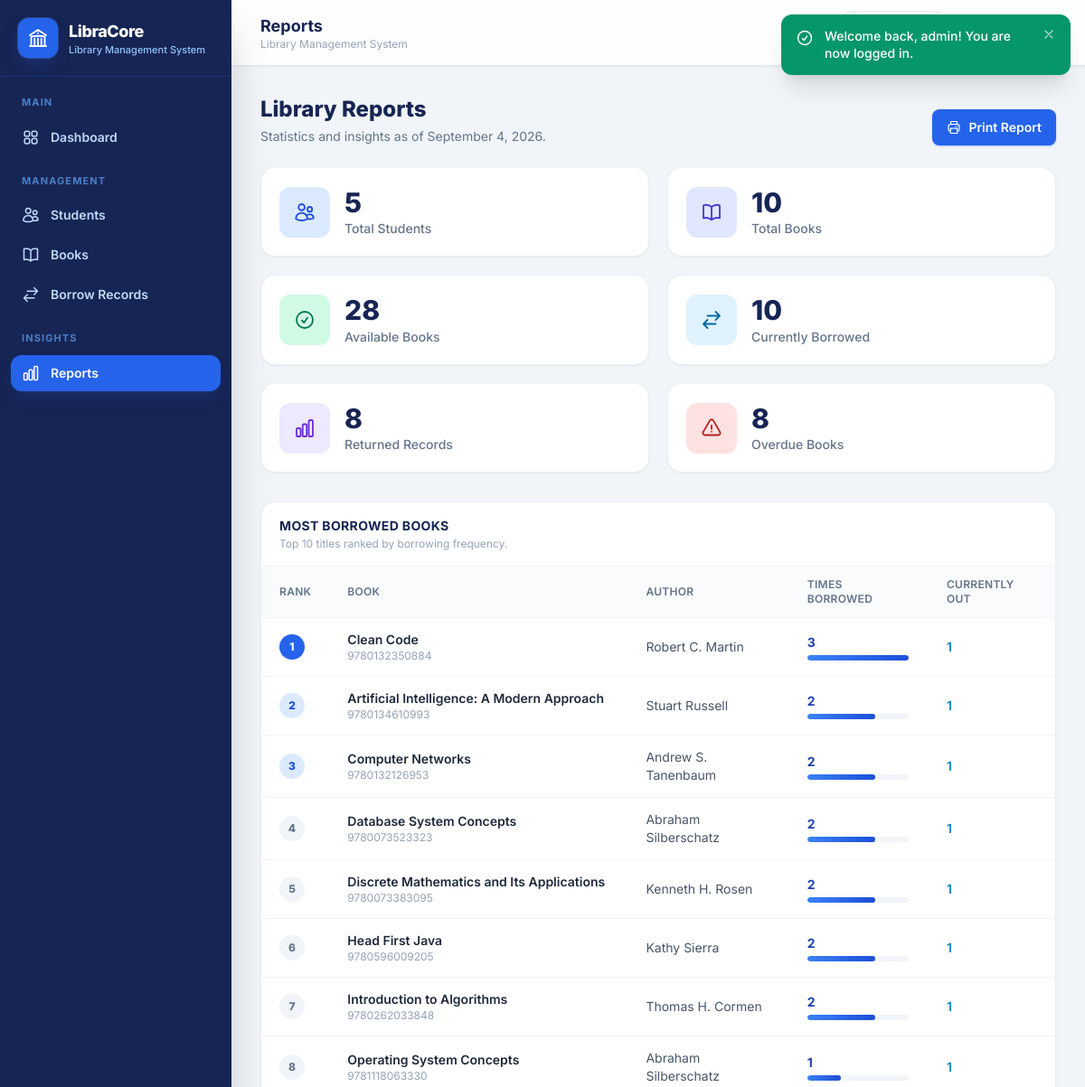
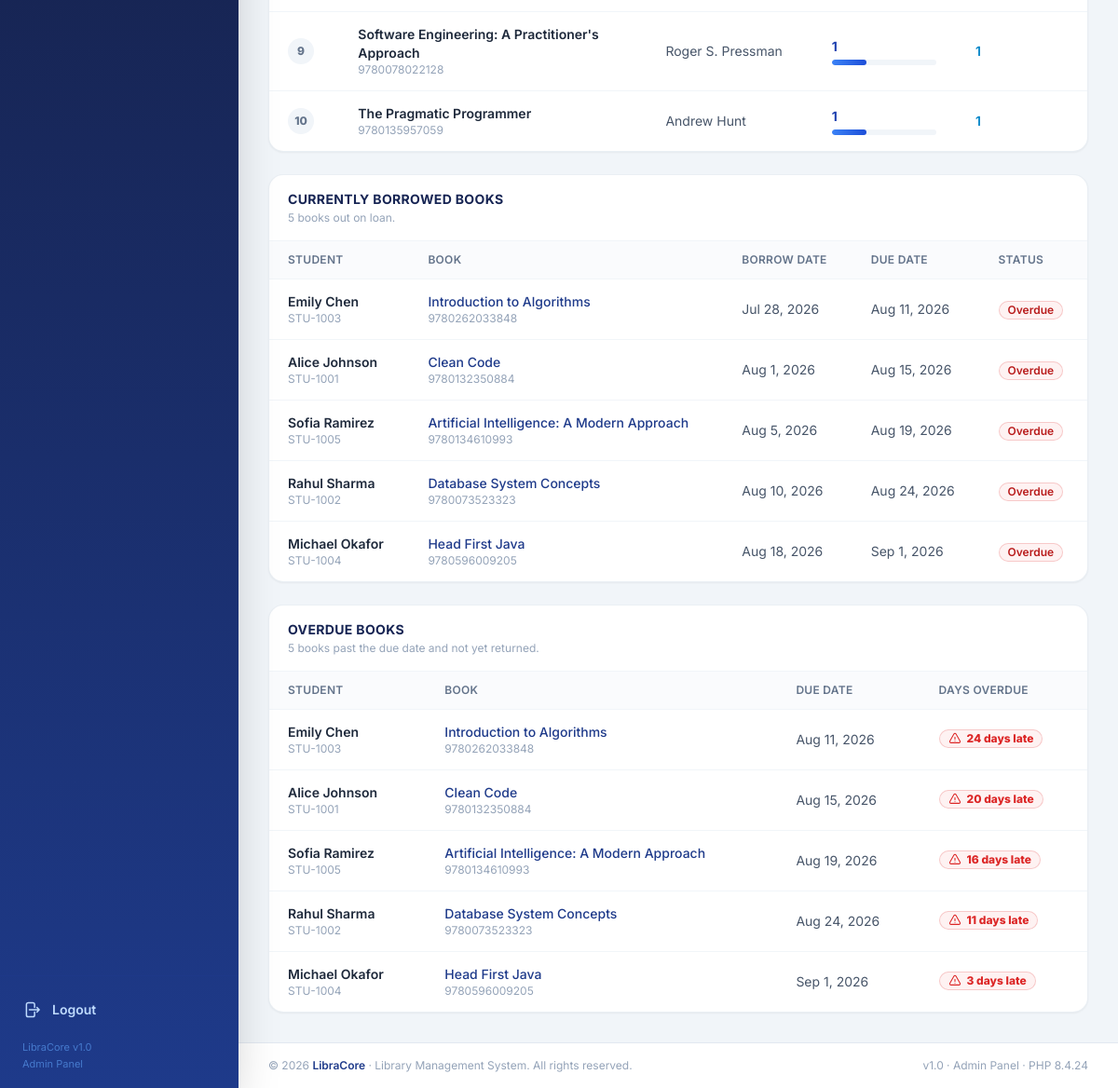
The page /reports/index.php (signed in) on the database its author committed (2 pictures, top to bottom).
### tables this page shows
CREATE TABLE `books` (
  `id`                 INT UNSIGNED     NOT NULL AUTO_INCREMENT,
  `isbn`               VARCHAR(20)      NOT NULL,
  `title`              VARCHAR(200)     NOT NULL,
  `author`             VARCHAR(150)     NOT NULL,
  `category`           VARCHAR(80)      NOT NULL,
  `publisher`          VARCHAR(120)              DEFAULT NULL,
  `publication_year`   SMALLINT UNSIGNED         DEFAULT NULL,
  `quantity`           INT UNSIGNED     NOT NULL DEFAULT 1,
  `available_quantity` INT UNSIGNED     NOT NULL DEFAULT 1,
  `shelf_location`     VARCHAR(30)      NOT NULL,
  `created_at`         TIMESTAMP        NOT NULL DEFAULT CURRENT_TIMESTAMP,
  `updated_at`         TIMESTAMP        NOT NULL DEFAULT CURRENT_TIMESTAMP ON UPDATE CURRENT_TIMESTAMP,
  PRIMARY KEY (`id`),
  UNIQUE KEY `uq_books_isbn` (`isbn`),
  KEY `idx_books_title` (`title`),
  KEY `idx_books_category` (`category`),
  CONSTRAINT `chk_books_available_range` CHECK (`available_quantity` <= `quantity`)
);

CREATE TABLE `borrow_records` (
  `id`          INT UNSIGNED                    NOT NULL AUTO_INCREMENT,
  `student_id`  INT UNSIGNED                    NOT NULL,
  `book_id`     INT UNSIGNED                    NOT NULL,
  `borrow_date` DATE                            NOT NULL,
  `due_date`    DATE                            NOT NULL,
  `return_date` DATE                                     DEFAULT NULL,
  `status`      ENUM('Borrowed','Returned')     NOT NULL DEFAULT 'Borrowed',
  `remarks`     VARCHAR(255)                             DEFAULT NULL,
  `created_at`  TIMESTAMP                       NOT NULL DEFAULT CURRENT_TIMESTAMP,
  PRIMARY KEY (`id`),
  KEY `idx_br_student` (`student_id`),
  KEY `idx_br_book` (`book_id`),
  KEY `idx_br_status` (`status`),
  KEY `idx_br_due_date` (`due_date`),
  KEY `idx_br_return_date` (`return_date`),
  CONSTRAINT `fk_br_student` FOREIGN KEY (`student_id`) REFERENCES `students` (`id`)
      ON DELETE CASCADE ON UPDATE CASCADE,
  CONSTRAINT `fk_br_book` FOREIGN KEY (`book_id`) REFERENCES `books` (`id`)
      ON DELETE CASCADE ON UPDATE CASCADE
);

CREATE TABLE `students` (
  `id`         INT UNSIGNED     NOT NULL AUTO_INCREMENT,
  `student_id` VARCHAR(30)      NOT NULL,
  `name`       VARCHAR(100)     NOT NULL,
  `email`      VARCHAR(120)     NOT NULL,
  `phone`      VARCHAR(25)      NOT NULL,
  `address`    VARCHAR(255)     NOT NULL,
  `department` VARCHAR(100)     NOT NULL,
  `year`       TINYINT UNSIGNED NOT NULL DEFAULT 1,
  `created_at` TIMESTAMP        NOT NULL DEFAULT CURRENT_TIMESTAMP,
  `updated_at` TIMESTAMP        NOT NULL DEFAULT CURRENT_TIMESTAMP ON UPDATE CURRENT_TIMESTAMP,
  PRIMARY KEY (`id`),
  UNIQUE KEY `uq_students_student_id` (`student_id`),
  KEY `idx_students_name` (`name`),
  KEY `idx_students_department` (`department`)
);

### reports/index.php (the view, shortened to what the rows shown need)
<?php
require_once __DIR__ . '/../includes/auth_check.php';
$mostBorrowed = $pdo->query("
    SELECT b.id, b.isbn, b.title, b.author, COUNT(br.id) AS times_borrowed,
           SUM(br.return_date IS NULL) AS currently_out
    FROM books b
    JOIN borrow_records br ON br.book_id = b.id
    GROUP BY b.id, b.isbn, b.title, b.author
    ORDER BY times_borrowed DESC, b.title ASC
    LIMIT 10
")->fetchAll();
$currentBorrows = $pdo->query("
    SELECT br.borrow_date, br.due_date,
           s.student_id, s.name AS student_name,
           b.title AS book_title, b.isbn,
           CASE WHEN br.due_date < CURDATE() THEN 'Overdue' ELSE 'Borrowed' END AS calc_status
    FROM borrow_records br
    JOIN students s ON s.id = br.student_id
    JOIN books b ON b.id = br.book_id
    WHERE br.return_date IS NULL
    ORDER BY br.due_date ASC
")->fetchAll();
$overdueBooks = $pdo->query("
    SELECT br.due_date,
           s.student_id, s.name AS student_name,
           b.title AS book_title, b.isbn,
           DATEDIFF(CURDATE(), br.due_date) AS days_overdue
    FROM borrow_records br
    JOIN students s ON s.id = br.student_id
    JOIN books b ON b.id = br.book_id
    WHERE br.return_date IS NULL AND br.due_date < CURDATE()
    ORDER BY days_overdue DESC
")->fetchAll();
$maxBorrowedCount = 0;
foreach ($mostBorrowed as $row) {
    $maxBorrowedCount = max($maxBorrowedCount, (int)$row['times_borrowed']);
}
include __DIR__ . '/../includes/header.php';
?>
<div class="mb-6 flex flex-col gap-4 sm:flex-row sm:items-end sm:justify-between">
    <div>
        <h2 class="text-xl font-extrabold text-blue-950 sm:text-2xl">Library Reports</h2>
    </div>
</div>
<div class="mt-8 space-y-6">
    <section class="overflow-hidden rounded-2xl border border-slate-200/70 bg-white shadow-sm">
        <div class="overflow-x-auto">
            <table class="w-full min-w-[760px] text-left text-sm">
                <thead>
                    <tr class="border-b border-slate-100 bg-slate-50/70 text-xs uppercase tracking-wide text-slate-500">
                        <th class="px-5 py-3 font-semibold">Rank</th>
                        <th class="px-5 py-3 font-semibold">Book</th>
                        <th class="px-5 py-3 font-semibold">Author</th>
                        <th class="px-5 py-3 font-semibold">Times Borrowed</th>
                        <th class="px-5 py-3 font-semibold">Currently Out</th>
                    </tr>
                </thead>
                <tbody class="divide-y divide-slate-100">
                    <?php if (!$mostBorrowed): ?>
                        <tr><td colspan="5" class="px-5 py-12 text-center text-sm text-slate-400">No borrow data available yet.</td></tr>
                    <?php else: ?>
                        <?php foreach ($mostBorrowed as $i => $b): ?>
                            <tr class="transition hover:bg-blue-50/40">
                                <td class="px-5 py-3.5">
                                    <span class="inline-flex h-7 w-7 items-center justify-center rounded-full text-xs font-extrabold <?= $i === 0 ? 'bg-blue-600 text-white' : ($i < 3 ? 'bg-blue-100 text-blue-700' : 'bg-slate-100 text-slate-500') ?>">
                                        <?= $i + 1 ?>
                                    </span>
                                </td>
                                <td class="px-5 py-3.5">
                                    <p class="font-semibold text-slate-800"><?= e($b['title']) ?></p>
                                    <p class="text-xs text-slate-400"><?= e($b['isbn']) ?></p>
                                </td>
                                <td class="px-5 py-3.5 text-slate-600"><?= e($b['author']) ?></td>
                                <td class="px-5 py-3.5">
                                    <p class="font-bold text-blue-800"><?= (int)$b['times_borrowed'] ?></p>
                                    <div class="mt-1 h-1.5 w-28 overflow-hidden rounded-full bg-slate-100">
                                        <div class="h-full rounded-full bg-gradient-to-r from-blue-500 to-blue-700"
                                             style="width: <?= $maxBorrowedCount > 0 ? round(((int)$b['times_borrowed'] / $maxBorrowedCount) * 100) : 0 ?>%"></div>
                                    </div>
                                </td>
                                <td class="px-5 py-3.5">
                                    <?= (int)$b['currently_out'] > 0
                                        ? '<span class="font-semibold text-sky-600">' . (int)$b['currently_out'] . '</span>'
                                        : '<span class="text-slate-400">0</span>' ?>
                                </td>
                            </tr>
                        <?php endforeach; ?>
                    <?php endif; ?>
                </tbody>
            </table>
        </div>
    </section>
    <section class="overflow-hidden rounded-2xl border border-slate-200/70 bg-white shadow-sm">
        <div class="overflow-x-auto">
            <table class="w-full min-w-[760px] text-left text-sm">
                <thead>
                    <tr class="border-b border-slate-100 bg-slate-50/70 text-xs uppercase tracking-wide text-slate-500">
                        <th class="px-5 py-3 font-semibold">Student</th>
                        <th class="px-5 py-3 font-semibold">Book</th>
                        <th class="px-5 py-3 font-semibold">Borrow Date</th>
                        <th class="px-5 py-3 font-semibold">Due Date</th>
                        <th class="px-5 py-3 font-semibold">Status</th>
                    </tr>
                </thead>
                <tbody class="divide-y divide-slate-100">
                    <?php if (!$currentBorrows): ?>
                        <tr><td colspan="5" class="px-5 py-12 text-center text-sm text-slate-400">No books are currently borrowed.</td></tr>
                    <?php else: ?>
                        <?php foreach ($currentBorrows as $r): ?>
                            <tr class="transition hover:bg-blue-50/40">
                                <td class="px-5 py-3.5">
                                    <p class="font-semibold text-slate-800"><?= e($r['student_name']) ?></p>
                                    <p class="text-xs text-slate-400"><?= e($r['student_id']) ?></p>
                                </td>
                                <td class="px-5 py-3.5">
                                    <p class="font-medium text-blue-900"><?= e($r['book_title']) ?></p>
                                    <p class="text-xs text-slate-400"><?= e($r['isbn']) ?></p>
                                </td>
                                <td class="whitespace-nowrap px-5 py-3.5 text-slate-600"><?= e(date('M j, Y', strtotime($r['borrow_date']))) ?></td>
                                <td class="whitespace-nowrap px-5 py-3.5 text-slate-600"><?= e(date('M j, Y', strtotime($r['due_date']))) ?></td>
                                <td class="px-5 py-3.5"><?= status_badge_html($r['calc_status']) ?></td>
                            </tr>
                        <?php endforeach; ?>
                    <?php endif; ?>
                </tbody>
            </table>
        </div>
    </section>
    <section class="overflow-hidden rounded-2xl border border-slate-200/70 bg-white shadow-sm">
        <div class="overflow-x-auto">
            <table class="w-full min-w-[720px] text-left text-sm">
                <thead>
                    <tr class="border-b border-slate-100 bg-slate-50/70 text-xs uppercase tracking-wide text-slate-500">
                        <th class="px-5 py-3 font-semibold">Student</th>
                        <th class="px-5 py-3 font-semibold">Book</th>
                        <th class="px-5 py-3 font-semibold">Due Date</th>
                        <th class="px-5 py-3 font-semibold">Days Overdue</th>
                    </tr>
                </thead>
                <tbody class="divide-y divide-slate-100">
                    <?php if (!$overdueBooks): ?>
                        <tr><td colspan="4" class="px-5 py-12 text-center text-sm text-slate-400">Great news - there are no overdue books right now!</td></tr>
                    <?php else: ?>
                        <?php foreach ($overdueBooks as $o): ?>
                            <tr class="transition hover:bg-red-50/40">
                                <td class="px-5 py-3.5">
                                    <p class="font-semibold text-slate-800"><?= e($o['student_name']) ?></p>
                                    <p class="text-xs text-slate-400"><?= e($o['student_id']) ?></p>
                                </td>
                                <td class="px-5 py-3.5">
                                    <p class="font-medium text-blue-900"><?= e($o['book_title']) ?></p>
                                    <p class="text-xs text-slate-400"><?= e($o['isbn']) ?></p>
                                </td>
                                <td class="whitespace-nowrap px-5 py-3.5 text-slate-600"><?= e(date('M j, Y', strtotime($o['due_date']))) ?></td>
                                <td class="px-5 py-3.5">
                                    <span class="inline-flex items-center gap-1.5 rounded-full bg-red-50 px-2.5 py-0.5 text-xs font-extrabold text-red-600 ring-1 ring-inset ring-red-600/20">
                                        <?= icon('warn', 'h-3.5 w-3.5') ?> <?= (int)$o['days_overdue'] ?> day<?= (int)$o['days_overdue'] === 1 ? '' : 's' ?> late
                                    </span>
                                </td>
                            </tr>
                        <?php endforeach; ?>
                    <?php endif; ?>
                </tbody>
            </table>
        </div>
    </section>
</div>
<?php include __DIR__ . '/../includes/footer.php'; ?>

### includes/functions.php (shortened to what the rows shown need)
<?php
function e($value): string
{
    return htmlspecialchars((string)$value, ENT_QUOTES, 'UTF-8');
}
function icon(string $name, string $class = 'h-5 w-5'): string
{
    $d = $paths[$name] ?? $paths['info'];
    return '<svg xmlns="http://www.w3.org/2000/svg" fill="none" viewBox="0 0 24 24" stroke-width="1.8" stroke="currentColor" class="' . e($class) . '" aria-hidden="true"><path stroke-linecap="round" stroke-linejoin="round" d="' . $d . '"/></svg>';
}
function status_badge_html(string $status): string
{
    $styles = [
        'Borrowed' => 'bg-blue-50 text-blue-700 ring-blue-600/20',
        'Returned' => 'bg-emerald-50 text-emerald-700 ring-emerald-600/20',
        'Overdue'  => 'bg-red-50 text-red-700 ring-red-600/20',
    ];
    $style = $styles[$status] ?? 'bg-slate-100 text-slate-700 ring-slate-500/20';
    return '<span class="inline-flex items-center gap-1 rounded-full px-2.5 py-0.5 text-xs font-semibold ring-1 ring-inset ' . $style . '">' . e($status) . '</span>';
}

### rows shown on the page
books: title "Clean Code", isbn "9780132350884", author "Robert C. Martin", times_borrowed "3", currently_out "1"
books: title "Artificial Intelligence: A Modern Approach", isbn "9780134610993", author "Stuart Russell", times_borrowed "2", currently_out "1"
books: title "Computer Networks", isbn "9780132126953", author "Andrew S. Tanenbaum", times_borrowed "2", currently_out "1"
books: title "Database System Concepts", isbn "9780073523323", author "Abraham Silberschatz", times_borrowed "2", currently_out "1"
books: title "Discrete Mathematics and Its Applications", isbn "9780073383095", author "Kenneth H. Rosen", times_borrowed "2", currently_out "1"
books: title "Head First Java", isbn "9780596009205", author "Kathy Sierra", times_borrowed "2", currently_out "1"
books: title "Introduction to Algorithms", isbn "9780262033848", author "Thomas H. Cormen", times_borrowed "2", currently_out "1"
books: title "Operating System Concepts", isbn "9781118063330", author "Abraham Silberschatz", times_borrowed "1", currently_out "1"
books: title "Software Engineering: A Practitioner's Approach", isbn "9780078022128", author "Roger S. Pressman", times_borrowed "1", currently_out "1"
books: title "The Pragmatic Programmer", isbn "9780135957059", author "Andrew Hunt", times_borrowed "1", currently_out "1"
borrow_records: student.name "Emily Chen", student.student_id "STU-1003", book.title "Introduction to Algorithms", book.isbn "9780262033848", borrow_date "Jul 28, 2026", due_date "Aug 11, 2026", status "Overdue", days_overdue "24"
borrow_records: student.name "Alice Johnson", student.student_id "STU-1001", book.title "Clean Code", book.isbn "9780132350884", borrow_date "Aug 1, 2026", due_date "Aug 15, 2026", status "Overdue", days_overdue "20"
borrow_records: student.name "Sofia Ramirez", student.student_id "STU-1005", book.title "Artificial Intelligence: A Modern Approach", book.isbn "9780134610993", borrow_date "Aug 5, 2026", due_date "Aug 19, 2026", status "Overdue", days_overdue "16"
borrow_records: student.name "Rahul Sharma", student.student_id "STU-1002", book.title "Database System Concepts", book.isbn "9780073523323", borrow_date "Aug 10, 2026", due_date "Aug 24, 2026", status "Overdue", days_overdue "11"
borrow_records: student.name "Michael Okafor", student.student_id "STU-1004", book.title "Head First Java", book.isbn "9780596009205", borrow_date "Aug 18, 2026", due_date "Sep 1, 2026", status "Overdue", days_overdue "3"

### other values the page prints
$label "Dashboard Students Books Borrow Records Reports"
$page_title "Reports"
$fl['message'] "Welcome back, admin! You are now logged in."
$card['value'] "5"
$card['label'] "Total Students"
$card['value'] "10"
$card['label'] "Total Books"
$card['value'] "28"
$card['label'] "Available Books"
$card['label'] "Currently Borrowed"
$card['value'] "8"
$card['label'] "Returned Records"
$card['label'] "Overdue Books"
count($mostBorrowed) ?: '' "10"
count($currentBorrows) "5"
